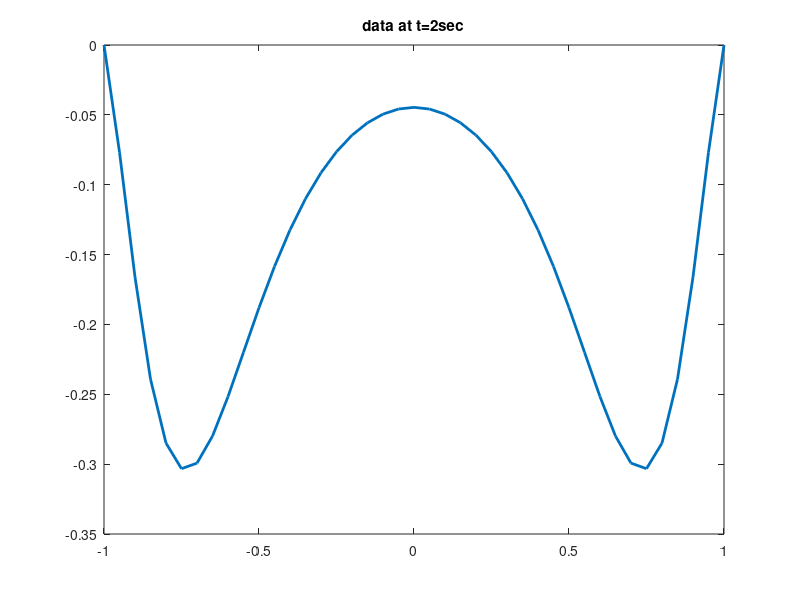

Write the MATLAB code that produced this figure. (Note: this script raises an error after producing the figure.)
%% Data Generation
clc,clear;
TIME = 10; % t o t a l time o f the animation
W = 10; % Womersley number
Pa = 60; % dimens i onl e s s pr e s sur e c o e f f i c i e n t
modes = 5; % number o f modes f o r a l l approximat ions (max 7)
dt = 0.05; % time s t ep
dy = 0.05; % space s t ep

t = [0:dt:TIME]; 
n_t = length(t); 
y = [-1:dy:1]; 
n_y = length(y); % space d i s c r e t i z a t i o n
u_A_r = zeros(n_y,n_t); 

for j = 1:length(t)
Y = (1-cosh(W*sqrt(1i).*y)./(cosh(W*sqrt(1i))))*1i*Pa/W.^2 ;
u_A_r(:,j) = real(Y.*exp (1i*t(j)));
end

% Adding the mean f low component :
u_Mb = (1-y.^2 )*0.5 ; % mean f low
u_M = repmat (u_Mb, length(t),1) ; % r epe a t s o l u t i o n
u_A_R = u_M' + u_A_r ;

%% visualize data

sim_time = t(41);
figure;
plot(y,u_A_R(:,41),'LineWidth',2);
title('data at t=2sec');

%% POD - Snapshot Method (without mean subtraction)

clc,clear;
U1 = importdata('u_A_R.mat');
TIME = 10;
dt = 0.05;
dy = 0.05;
t = [0:dt:TIME]; 
Nt = length(t);
y = [-1:dy:1]; 
U = U1';
C_s = (U*U')/(Nt-1);
[A_s, LAM_s] = eig(C_s,'vector');
[lambda_s,ilam_s] = sort(LAM_s,'descend');
A_s = A_s(:, ilam_s);
PHI_s = U'*A_s;

PHI = normc(PHI_s); % Spatial modes
A = U*PHI;  % Time coefficients

%% POD - Snapshot Method - contd -  (check different modes)
k = 1;
Utilde_k_s = A_s(:,k)*PHI_s(:,k)';

r = 1;
D_r_11 = A_s(:,1:r)*PHI_s(:,1:r)';
D_r_1 = D_r_11';
r = 2;
D_r_22 = A_s(:,1:r)*PHI_s(:,1:r)';
D_r_2 = D_r_22';
r = 3;
D_r_33 = A_s(:,1:r)*PHI_s(:,1:r)';
D_r_3 = D_r_33';

% A_t = zeros(2000,2);
% A_t(:,1) = sim_time;
% A_t(:,2) = A(:,k);

% q_new = zeros(length(y),length(x),length(sim_time));
% count1 = 1;
% for i=1:length(y)
%     for j =1:length(x)
%         q_new(i,j,:) = Utilde_k_s(:,count1);
%         count1 = count1+1;
%     end
% end


%frequency domain analysis
% % % a_t = A_t(:,2);
% % % L = length(a_t);
% % % fft_a_t = fft(a_t);
% % % PSD_a_t = abs(fft_a_t).^2;
% % % Fs = 100;
% % % f = Fs*(0:(L/2))/L;
% % % P_a_t = PSD_a_t(1:L/2+1);

%visualize
% timestamp_ind = 200;
% [X,Y] = meshgrid(x,y);
% Z = q_new(:,:,timestamp_ind);
% figure;
% plot(lambda_s(1:10)/sum(lambda_s(1:100)),'o','LineWidth',2.5);
% % plot(lambda_s(1:6).^0.5/sum(lambda_s(1:100).^0.5),'o','LineWidth',2.5);
% title('Normalized eigen values')
% figure;
% contourf(X,Y,Z);
% title('q mode')
% figure;
% plot(f,P_a_t);
% title('PSD')
% figure;
% plot(f,20*log(P_a_t));
% title('20log(PSD)')
figure;
plot(y,D_r_1(:,41),'LineWidth',2);
hold on;
plot(y,D_r_2(:,41),'LineWidth',2);
hold on;
plot(y,D_r_3(:,41),'o','LineWidth',2);
hold on;
plot(y,U1(:,41),'LineWidth',2);
title('U1-U2-U3-UR at t=2secs');

figure;
plot(lambda_s(1:10).^0.5/(lambda_s(1)^0.5),'o','LineWidth',2);
title('Normalized eigen values');


nexttile;
plot(y,PHI(:,1)/norm(PHI),'LineWidth',2);
title('\phi 1');
nexttile;
plot(t,A(:,1),'LineWidth',2);
title('\psi 1');
nexttile;
plot(y,PHI(:,2)/norm(PHI),'LineWidth',2);
title('\phi 2');
nexttile;
plot(t,A(:,2),'LineWidth',2);
title('\psi 2');
nexttile;
plot(y,PHI(:,3)/norm(PHI),'LineWidth',2);
title('\phi 3');
nexttile;
plot(t,A(:,3),'LineWidth',2);
title('\psi 3');
nexttile;
plot(y,PHI(:,4)/norm(PHI),'LineWidth',2);
title('\phi 4');
nexttile;
plot(t,A(:,4),'LineWidth',2);
title('\psi 4');
nexttile;
plot(y,PHI(:,5)/norm(PHI),'LineWidth',2);
title('\phi 5');
nexttile;
plot(t,A(:,5),'LineWidth',2);
title('\psi 5');

%% POD - SVD Method
clc,clear;
U1 = importdata('u_A_R.mat');
TIME = 10;
dt = 0.05;
dy = 0.05;
t = [0:dt:TIME]; 
y = [-1:dy:1]; 
D = U1;
[U,Sigma,V] = svd(D);
mu = diag(Sigma);

%% POD - SVD Method (contd) - check different modes
clc;
mode = 1;
A_mode = mu(mode)*U(:,mode)*V(:,mode)';

figure;
plot(mu(1:10)/mu(1),'o','LineWidth',2);
title('Normalized singular values');
ylabel('Normalized Singular Values','FontSize',12,'FontWeight','bold') 
xlabel('Number of modes','FontSize',12,'FontWeight','bold') 

r = 1;
D_r_1 = U(:,1:r)*Sigma(1:r,1:r)*V(:,1:r)';
r = 2;
D_r_2 = U(:,1:r)*Sigma(1:r,1:r)*V(:,1:r)';
r = 3;
D_r_3 = U(:,1:r)*Sigma(1:r,1:r)*V(:,1:r)';

figure;
set(gca,'FontSize',40)
plot(y,D_r_1(:,71),y,D_r_2(:,71),y,D_r_3(:,71),'o', y,U1(:,71),'LineWidth',2);
title('U1-U2-U3-UR at t=3.5secs','FontSize',12,'FontWeight','bold');
legend({'U_1','U_2','U_3','U_R'},'Location','northeast','FontSize',12)
xlabel('Non-dimensional y-coordinate','FontSize',12,'FontWeight','bold')

figure;
set(gca,'FontSize',40)
plot(y,D_r_1(:,41),y,D_r_2(:,41),y,D_r_3(:,41),'o', y,U1(:,41),'LineWidth',2);
title('U1-U2-U3-UR at t = 2secs','FontSize',12,'FontWeight','bold');
legend({'U_1','U_2','U_3','U_R'},'Location','northeast','FontSize',12)
xlabel('Non-dimensional y-coordinate','FontSize',12,'FontWeight','bold') 

 
%visualize

% figure;
% plot(y,A_mode(:,41),'LineWidth',2);
% title('mode reconstruction');
% figure;
% plot(y,D_r(:,41),'LineWidth',2);
% title('rank r modes reconstruction');
% figure;
% plot(y,D_r_1(:,41),'LineWidth',2);
% hold on;
% plot(y,D_r_2(:,41),'LineWidth',2);
% hold on;
% plot(y,D_r_3(:,41),'o','LineWidth',2);
% hold on;
% plot(y,U1(:,41),'LineWidth',2);
% title('U1-U2-U3-UR at t=2secs');
% legend({'y = sin(x)','y = cos(x)'},'Location','southwest')

% figure;
% plot(y,D_r_1(:,41),'LineWidth',2);
% hold on;
% plot(y,D_r_2(:,41),'LineWidth',2);
% hold on;
% plot(y,D_r_3(:,41),'o','LineWidth',2);
% hold on;
% plot(y,U1(:,41),'LineWidth',2);
% title('U1-U2-U3-UR at t=2secs');
% legend({'y = sin(x)','y = cos(x)'},'Location','southwest')

figure;
plot(y,U(:,1)/norm(U),'LineWidth',3);
title('\phi 1','FontSize',12,'FontWeight','bold');
ylabel('POD mode','FontSize',12,'FontWeight','bold') 
xlabel('Non-dimensional y-coordinate','FontSize',12,'FontWeight','bold') 

figure;
plot(y,U(:,2)/norm(U),'LineWidth',3);
title('\phi 2','FontSize',12,'FontWeight','bold');
ylabel('POD mode','FontSize',12,'FontWeight','bold') 
xlabel('Non-dimensional y-coordinate','FontSize',12,'FontWeight','bold')

figure;
plot(y,U(:,3)/norm(U),'LineWidth',3);
title('\phi 3','FontSize',12,'FontWeight','bold');
ylabel('POD mode','FontSize',12,'FontWeight','bold') 
xlabel('Non-dimensional y-coordinate','FontSize',12,'FontWeight','bold')

figure;
plot(t,V(:,3),'LineWidth',3);
title('Time dynamics mode 3','FontSize',12,'FontWeight','bold');
ylabel('Time dynamics','FontSize',12,'FontWeight','bold') 
xlabel('time','FontSize',12,'FontWeight','bold')

figure;
plot(t,V(:,1),'LineWidth',3);
title('Time dynamics mode 1','FontSize',12,'FontWeight','bold');
ylabel('Time dynamics','FontSize',12,'FontWeight','bold') 
xlabel('time','FontSize',12,'FontWeight','bold')

figure;
plot(t,V(:,2),'LineWidth',3);
title('Time dynamics mode 2','FontSize',12,'FontWeight','bold');
ylabel('Time dynamics','FontSize',12,'FontWeight','bold') 
xlabel('time','FontSize',12,'FontWeight','bold')



nexttile;
plot(y,U(:,1)/norm(U),'LineWidth',3);
title('\phi 1','FontSize',12,'FontWeight','bold');
ylabel('POD mode','FontSize',12,'FontWeight','bold') 
xlabel('Non-dimensional y-coordinate','FontSize',12,'FontWeight','bold') 
nexttile;
plot(t,V(:,1),'LineWidth',3);
title('\psi 1');
nexttile;
plot(y,U(:,2),'LineWidth',3);
title('\phi 2');
nexttile;
plot(t,V(:,2),'LineWidth',3);
title('\psi 2');
nexttile;
plot(y,U(:,3),'LineWidth',3);
title('\phi 3');
nexttile;
plot(t,V(:,3),'LineWidth',3);
title('\psi 3');
nexttile;
plot(y,U(:,4),'LineWidth',3);
title('\phi 4');
nexttile;
plot(t,V(:,4),'LineWidth',3);
title('\psi 4');
nexttile;
plot(y,U(:,5),'LineWidth',3);
title('\phi 5');
nexttile;
plot(t,V(:,5),'LineWidth',3);
title('\psi 5');


%% DMD Method - Nathan Kutz Lecture

clc,clear;
U1 = importdata('u_A_R.mat');
TIME = 10;
dt = 0.05;
dy = 0.05;
t = [0:dt:TIME]; 
n_t = length(t);
y = [-1:dy:1]; 
X = U1; 
X1 = X(:,1:end-1); 
X2 = X(:,2:end);
dt=t(2)-t(1);

r=3;
[U2,Sigma2,V2] = svd(X1,'econ'); U=U2(:,1:r); Sigma=Sigma2(1:r,1:r); V=V2(:,1:r);

Atilde = U'*X2*V/Sigma;    
% Atilde = U'*X2*V*inv(Sigma);    
[W,D] = eig(Atilde);
Phi = U*W; %%%%%%% Projected DMD
% Phi = X2*V/Sigma*W; %%%%%% Exact DMD

mu = diag(D);
omega = log(mu)/dt;

u0=U1(:,1);
y0 = Phi\u0; 
u_modes = zeros(r,length(t));
% u_modes = zeros(1,length(sim_time));
for iter = 1:length(t)
     u_modes(:,iter) =(y0.*exp(omega*t(iter)));
end
u_dmd = Phi*u_modes;


Z = u_dmd(:,41);
% figure;
% plot(diag(Sigma2)/sum(diag(Sigma2)),'ko','Linewidth',[2])
% title('normalized Singular Values');
figure;
plot(y,Z)
title('reconstructed data');
figure;
center = [0 0];
radius = 1;
plot(mu,'o','LineWidth',2);
viscircles(center,radius);
title('Ritz Values');

figure;
theta = (0:1:100) *2*pi/100;

center = [0 0 0];
radius = 1;
plot(mu,'o','LineWidth',2);
amplitudes = abs(y0)/max(abs(y0));
scatter3(cos(theta),sin(theta),zeros(length(theta),1),'o','LineWidth',2.5);
hold on;
scatter3(real(mu),imag(mu),amplitudes,'o','LineWidth',2.5);
title('Ritz values with height as normalized amplitudes','FontSize',12,'FontWeight','bold');

figure;
plot(y,Phi(:,1),'LineWidth',3);
title('\phi 1','FontSize',12,'FontWeight','bold');
ylabel('POD mode','FontSize',12,'FontWeight','bold') 
xlabel('Non-dimensional y-coordinate','FontSize',12,'FontWeight','bold') 

figure;
plot(y,Phi(:,2),'LineWidth',3);
title('\phi 2','FontSize',12,'FontWeight','bold');
ylabel('POD mode','FontSize',12,'FontWeight','bold') 
xlabel('Non-dimensional y-coordinate','FontSize',12,'FontWeight','bold')

figure;
plot(y,Phi(:,3),'LineWidth',3);
title('\phi 3','FontSize',12,'FontWeight','bold');
ylabel('POD mode','FontSize',12,'FontWeight','bold') 
xlabel('Non-dimensional y-coordinate','FontSize',12,'FontWeight','bold')

figure;
plot(t,real(u_modes(3,:)/y0(3)),'LineWidth',3);
title('Time dynamics mode 3','FontSize',12,'FontWeight','bold');
ylabel('Time dynamics','FontSize',12,'FontWeight','bold') 
xlabel('time','FontSize',12,'FontWeight','bold')
ytickformat('%.2f')

figure;
plot(t,real(u_modes(1,:)/y0(1)),'LineWidth',3);
title('Time dynamics mode 1','FontSize',12,'FontWeight','bold');
ylabel('Time dynamics','FontSize',12,'FontWeight','bold') 
xlabel('time','FontSize',12,'FontWeight','bold')

figure;
plot(t,real(u_modes(2,:)/y0(2)),'LineWidth',3);
title('Time dynamics mode 2','FontSize',12,'FontWeight','bold');
ylabel('Time dynamics','FontSize',12,'FontWeight','bold') 
xlabel('time','FontSize',12,'FontWeight','bold')

% figure;
% plot(omega,'o');
% title('log(Ritz values)');

Z_2sec = zeros(3,length(y));
Z_3_5sec = zeros(3,length(y));
for r = 1:3
    [U2,Sigma2,V2] = svd(X1,'econ'); U=U2(:,1:r); Sigma=Sigma2(1:r,1:r); V=V2(:,1:r);
    % [U2,Sigma2,V2] = svd(X1,'econ'); U=U2(:,r); Sigma=Sigma2(r,r); V=V2(:,r);

    Atilde = U'*X2*V/Sigma;    
    [W,D] = eig(Atilde);    
    Phi = X2*V/Sigma*W;

    mu = diag(D);
    omega = log(mu)/dt;

    u0=U1(:,1);
    y0 = Phi\u0; 
    u_modes = zeros(r,length(t));
    % u_modes = zeros(1,length(sim_time));
    for iter = 1:length(t)
         u_modes(:,iter) =(y0.*exp(omega*t(iter)));
    end
    u_dmd = Phi*u_modes;
    Z_2sec(r,:) = u_dmd(:,41);
    Z_3_5sec(r,:) = u_dmd(:,71);
end

% figure;
% plot(y,Z_2sec(1,:),'LineWidth',2);
% hold on;
% plot(y,Z_2sec(2,:),'LineWidth',2);
% hold on;
% plot(y,Z_2sec(3,:),'o','LineWidth',2);
% hold on;
% plot(y,U1(:,41),'LineWidth',2);
% title('U1-U2-U3-UR at t=2secs');

figure;
set(gca,'FontSize',40)
plot(y,Z_2sec(1,:),y,Z_2sec(2,:),y,Z_2sec(3,:),'o', y,U1(:,41),'LineWidth',2);
title('U1-U2-U3-UR at t = 2 secs','FontSize',12,'FontWeight','bold');
legend({'U_1','U_2','U_3','U_R'},'Location','northeast','FontSize',12)
xlabel('Non-dimensional y-coordinate','FontSize',12,'FontWeight','bold')

figure;
set(gca,'FontSize',40)
plot(y,Z_3_5sec(1,:),y,Z_3_5sec(2,:),y,Z_3_5sec(3,:),'o', y,U1(:,71),'LineWidth',2);
title('U1-U2-U3-UR at t = 3.5 secs','FontSize',12,'FontWeight','bold');
legend({'U_1','U_2','U_3','U_R'},'Location','northeast','FontSize',12)
xlabel('Non-dimensional y-coordinate','FontSize',12,'FontWeight','bold')

% figure;
% plot(y,Z_3_5sec(1,:),'LineWidth',2);
% hold on;
% plot(y,Z_3_5sec(2,:),'LineWidth',2);
% hold on;
% plot(y,Z_3_5sec(3,:),'o','LineWidth',2);
% hold on;
% plot(y,U1(:,71),'LineWidth',2);
% title('U1-U2-U3-UR at t=3.5secs');




